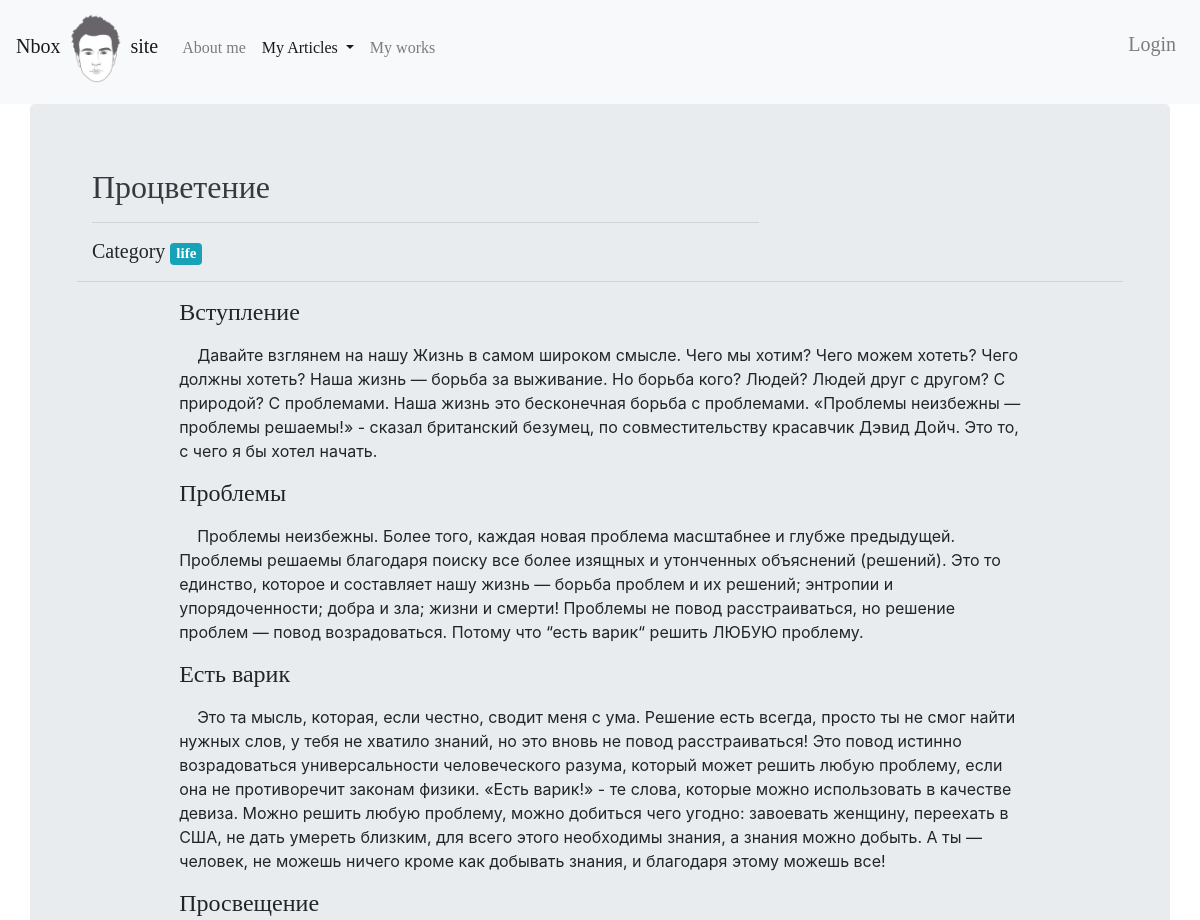
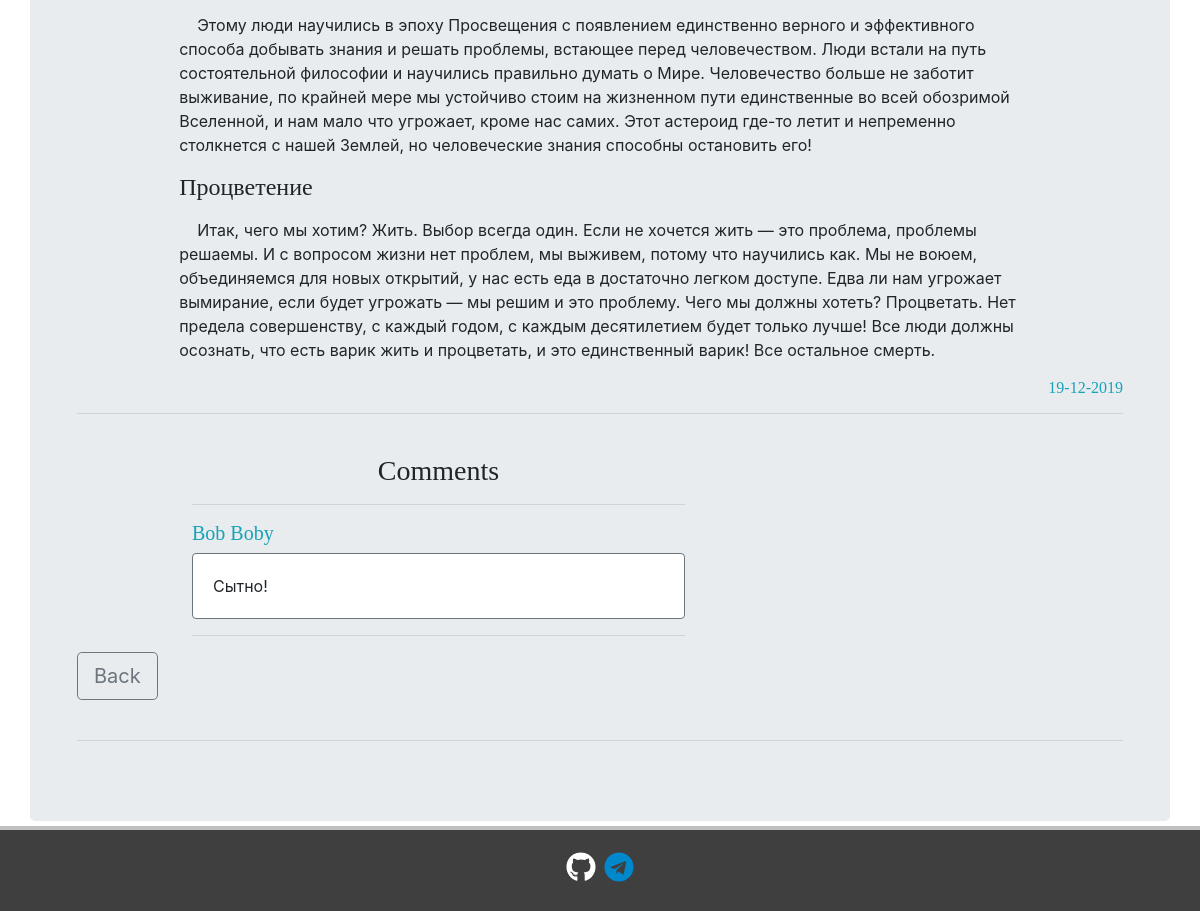
/articles/1/, run on the app's committed database (2 pictures, top to bottom).
### articles/models.py (models this page shows, shortened)
class Articles(models.Model):
    title = models.CharField(
        max_length=120,
        verbose_name='Title')
    content = RichTextField(blank=True, null=True)
    category = models.CharField(max_length=255, default='life')
    date = models.DateTimeField(verbose_name='Publication date')
    class Meta:
        verbose_name = 'Article'
        verbose_name_plural = 'Articles'

class Comments(models.Model):
    article = models.ForeignKey(Articles,
                                related_name='comments',
                                on_delete=models.CASCADE)
    author = models.ForeignKey(User, on_delete=models.CASCADE)
    comment_text = models.CharField(max_length=400)
    class Meta:
        verbose_name = 'Comment'
        verbose_name_plural = 'Comments'

### articles/views.py (the view, shortened to what this page needs)
# urls.py: path('<int:pk>/', ArticleView.as_view(), name='article'),
class ArticleView(DetailView, CreateView):
    template_name = 'articles/article_page.html'
    model = Articles
    form_class = AddCommentForm
    def get_context_data(self, *args, **kwargs):
        context = super().get_context_data(*args, **kwargs)
        context['categories'] = Category.objects.all()
        return context

### articles/models.py (called while the page is built)
    def __str__(self):
        return self.name

### articles/templates/articles/article_page.html (shortened to what this page needs)
{% extends "home/wrapper.html" %}
{% load static %}
{% block ar %} active {% endblock %}
{% block content %}
    <div class="col-md-8">
        <h2 class="text-dark">
            {{ articles.title }}
        </h2><hr>
        <h5>
            Category
            <a href="{% url 'category' articles.category|slugify %}" class="badge badge-info">
                {{ articles.category }}
            </a>
        </h5>
    </div><hr>
    <div class="container col-md-10">
        <p>
            {{ articles.content|safe|linebreaks }}
        </p>
    </div>
    <h6 class="text-info" align="right">
        {{ articles.date|date:"d-m-Y" }}
    </h6><hr><br>
    <div class="container" style="margin-left: 100px">
        <div class="row">
            <div class="col-md-6">
                <a name="redirect_after_post_a_comment">
                    <h3 align="center">
                        Comments
                    </h3><hr>
                </a>
                {% if not articles.comments.all %}
                    <p>
                        No comment Yet
                    </p>
                    {% if user.is_authenticated %}
                        <a href="#1">
                            <button type="button" class="btn btn-outline-dark">
                                Add one
                            </button>
                        </a>
                    {% endif %}
                {% else %}
                    {% for comment in articles.comments.all %}
                        <h5 class="text-info">{{ comment.author.first_name }} {{ comment.author.last_name }}</h5>
                        <div class="card border-secondary mb-3">
                            <div class="card-body">
                                <p class="card-text">
                                    {{ comment.comment_text }}
                                </p>
                            </div>
                        </div><hr>
                    {% endfor %}
                {% endif %}
            </div>
        </div>
    </div>
    <a href="{% url 'articles' %}">
        <button type="button" class="btn btn-outline-secondary btn-lg">
            Back
        </button>
    </a><br><br>
    <hr>
{% endblock content %}

### home/static/home/base.css (style rules this page uses)
body { padding-bottom: 90px; position: relative; min-height: 100vh; }
h1, h2, h3, h4, h5, h6 { font-family: Geneva; }

### data on the page
Articles: title "Процветение", category "life", content "Вступление Давайте взглянем на нашу Жизнь в самом широком смысле. Чего мы хотим? Чего можем хотеть? Чего должны хотеть? Наша жизнь — борьба за выживание. Но борьба кого? Людей? Людей друг с другом? С природой? С проблемами. Наша жизнь это бесконечная борьба с проблемами. «Проблемы неизбежны — проблемы решаемы!» - сказал британский безумец, по совместительству красавчик Дэвид Дойч. Это то, с чего я бы хотел начать. Проблемы Проблемы неизбежны. Более того, каждая новая проблема масштабнее и глубже предыдущей. Проблемы решаемы благодаря поиску все более изящных и утонченных объяснений (решений). Это то единство, которое и составляет нашу жизнь — борьба проблем и их решений; энтропии и…", date "19-12-2019"
Comments: author.first_name "Bob", author.last_name "Boby", comment_text "Сытно!"
